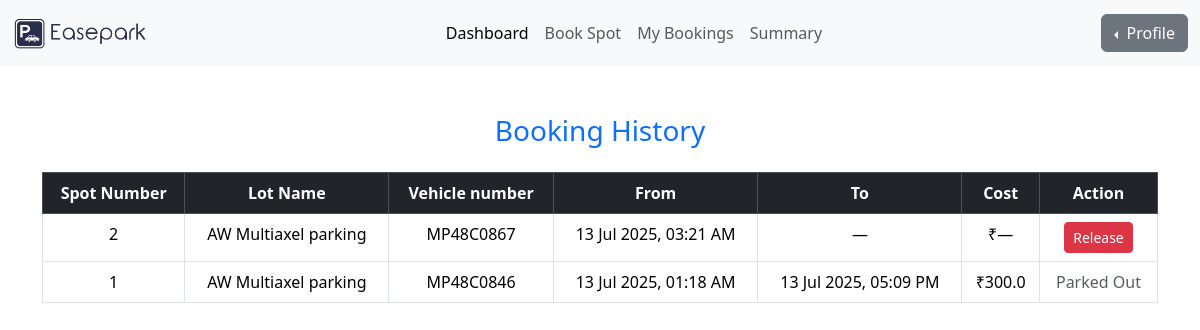
The app's page /dashboard/history (signed in) with its own data.
### models/user_model.py (models this page shows)
class Reservation(UserMixin, db.Model):
    id = db.Column(db.Integer, primary_key=True)
    spot_id = db.Column(db.Integer, db.ForeignKey('parking_spot.id'), nullable=False)
    user_id = db.Column(db.Integer, db.ForeignKey('users.id'), nullable=False)
    vehicle_number = db.Column(db.String(20), nullable=True)
    booking_timestamp = db.Column(db.DateTime, default=datetime.utcnow)
    releasing_timestamp = db.Column(db.DateTime, nullable=True)
    cost_per_unit_time = db.Column(db.Float, nullable=False)
    total_cost = db.Column(db.Float, nullable=True)
    status = db.Column(db.String(20), default='active')  # active, completed, cancelled

class ParkingSpot(UserMixin, db.Model):
    id = db.Column(db.Integer, primary_key=True)
    lot_id = db.Column(db.Integer, db.ForeignKey('parking_lot.id'), nullable=False)
    spot_number = db.Column(db.String(10), nullable=True) # spot number that can be given to human for finding the spot
    status = db.Column(db.String(1), default='A') # A can be considered as 'Available' at first.
    is_active = db.Column(db.Boolean, default=True) # this show wether the spot is accessible or disabled by the admin
    reservations = db.relationship('Reservation', backref='spot', lazy=True)

class ParkingLot(UserMixin, db.Model):
    id = db.Column(db.Integer, primary_key=True)
    parking_name = db.Column(db.String(150), nullable=False)
    price = db.Column(db.Float, nullable=False)
    address = db.Column(db.String(255), nullable=False)
    pin_code = db.Column(db.String(10), nullable=False)
    max_spots = db.Column(db.Integer, nullable=False)
    is_active = db.Column(db.Boolean, default=True)
    spots = db.relationship('ParkingSpot', backref='lot',cascade="all, delete", lazy=True)

### controllers/user_routes.py (the view)
@user_blueprint.route('/history')
@login_required
def booking_history():
    history = Reservation.query.filter_by(user_id=current_user.id).order_by(Reservation.booking_timestamp.desc()).all()
    user=current_user
    return render_template('booking_history.html', history=history , user=user)

### app.py (called while the page is built, shortened)
@login_manager.user_loader
def load_user(user_id):
    return db.session.get(Users, int(user_id))

@app.before_request
def create_admin_user():
    admin = Users.query.filter_by(username='admin').first()

### templates/booking_history.html
{% include 'user_navbar.html' %}
<div class="container mt-5">
  <h3 class="mb-4 text-primary text-center">Booking History</h3>
  {% if history %}
  <div class="table-responsive">
    <table class="table table-bordered text-center">
      <thead class="table-dark">
        <tr>
          <th>Spot Number</th>
          <th>Lot Name</th>
          <th>Vehicle number</th>
          <th>From</th>
          <th>To</th>
          <th>Cost</th>
          <th>Action</th>
        </tr>
      </thead>
      <tbody>
        {% for res in history %}
        <tr>
          <td>{{ res.spot.spot_number }}</td>
          <td>{{ res.spot.lot.parking_name }}</td>
          <td>{{ res.vehicle_number or 'N/A' }}</td>
          <td>{{ res.booking_timestamp.strftime('%d %b %Y, %I:%M %p') }}</td>
          <td>
            {% if res.releasing_timestamp %}
              {{ res.releasing_timestamp.strftime('%d %b %Y, %I:%M %p') }}
            {% else %}
              —
            {% endif %}
          </td>
          <td>₹{{ res.total_cost or '—' }}</td>
          <td>
            {% if res.status == 'active' %}
              <a href="{{ url_for('user.release_spot', reservation_id=res.id) }}"
                 class="btn btn-danger btn-sm">Release</a>
            {% else %}
              <span class="text-muted">Parked Out</span>
            {% endif %}
          </td>
        </tr>
        {% endfor %}
      </tbody>
    </table>
  </div>
  {% else %}
    <p class="text-muted text-center">You have no past or current bookings yet.</p>
  {% endif %}
</div>

### records on screen
Reservation: spot.spot_number "2", spot.lot.parking_name "AW Multiaxel parking", vehicle_number "MP48C0867", booking_timestamp "13 Jul 2025, 03:21 AM", total_cost "—"
Reservation: spot.spot_number "1", spot.lot.parking_name "AW Multiaxel parking", vehicle_number "MP48C0846", booking_timestamp "13 Jul 2025, 01:18 AM", releasing_timestamp "13 Jul 2025, 05:09 PM", total_cost "300.0", status "Parked Out"
